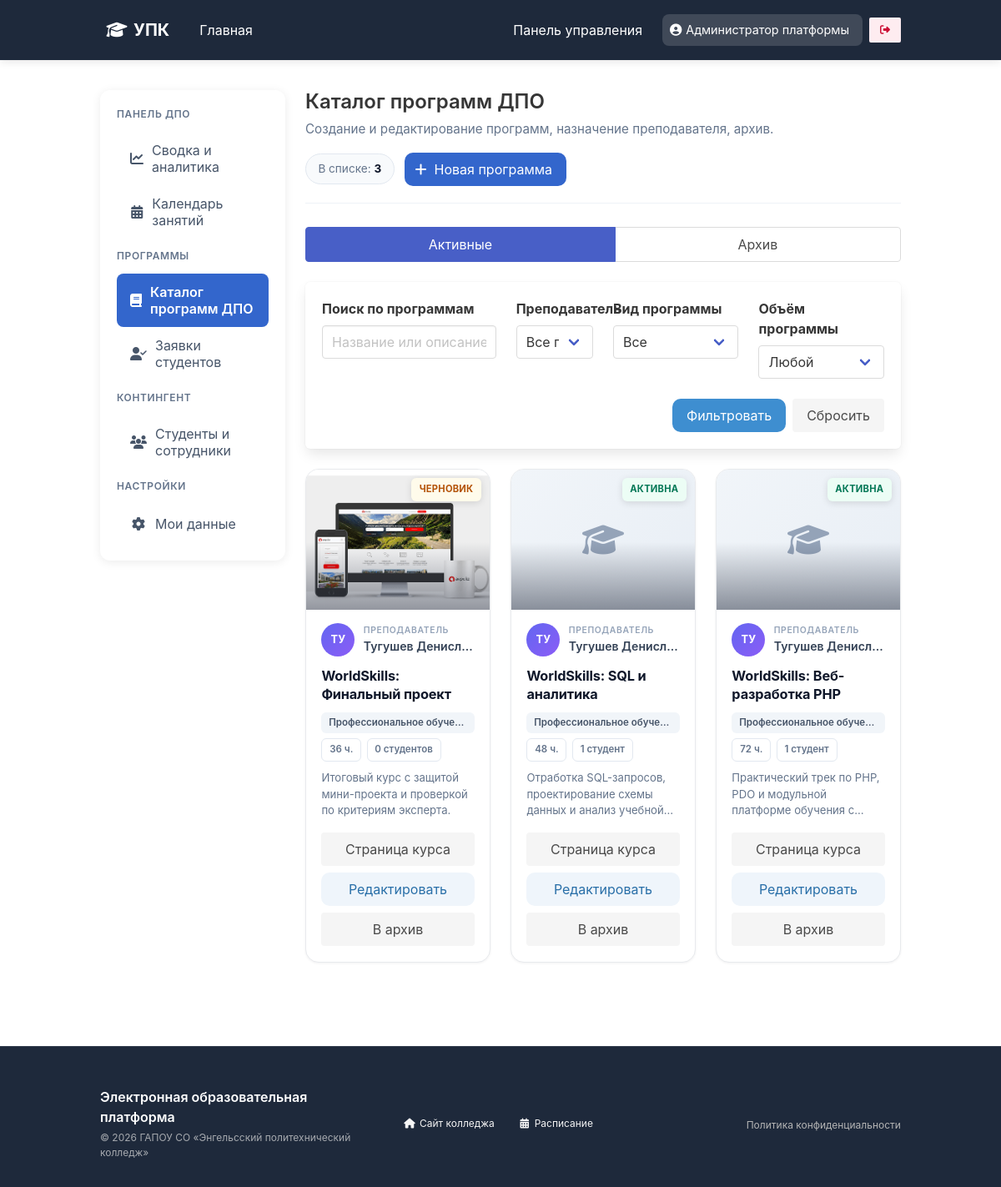
/pages/admin/manage_courses.php (signed in), run on the app's committed database.
### tables this page shows
CREATE TABLE `courses` (
  `id` int NOT NULL,
  `name` varchar(255) NOT NULL,
  `teacher_id` int DEFAULT NULL,
  `description` text,
  `image_path` varchar(255) DEFAULT NULL,
  `status` enum('Активный','Архив','Черновик') NOT NULL DEFAULT 'Черновик',
  `category` varchar(100) DEFAULT 'Профессиональное обучение',
  `duration_hours` int DEFAULT '72',
  `price` decimal(10,2) DEFAULT '0.00',
  `project_name` varchar(120) DEFAULT NULL,
  `learning_format` varchar(120) DEFAULT NULL,
  `training_type` varchar(120) DEFAULT NULL
);

CREATE TABLE `users` (
  `id` int NOT NULL,
  `login` varchar(50) NOT NULL,
  `password_hash` varchar(255) NOT NULL,
  `role` enum('student','teacher','admin') NOT NULL DEFAULT 'student',
  `full_name` varchar(100) NOT NULL,
  `group_name` varchar(20) DEFAULT NULL,
  `group_id` int DEFAULT NULL,
  `remember_token` varchar(255) DEFAULT NULL
);

### pages/admin/manage_courses.php (the view, shortened to what this page needs)
<?php
require_once '../../db/db.php';
if (!function_exists('dpo_catalog_initials')) {
    function dpo_catalog_initials(string $name): string
    {
        $name = trim($name);
        $parts = preg_split('/\s+/u', $name, -1, PREG_SPLIT_NO_EMPTY);
        if ($parts !== false && count($parts) >= 2) {
            $a = mb_substr($parts[0], 0, 1, 'UTF-8');
            $b = mb_substr($parts[count($parts) - 1], 0, 1, 'UTF-8');
            return mb_strtoupper($a . $b, 'UTF-8');
        }
        return mb_strtoupper(mb_substr($name, 0, min(2, mb_strlen($name, 'UTF-8')), 'UTF-8'), 'UTF-8');
    }
}
$view = $_GET['view'] ?? 'active';
$q = trim($_GET['q'] ?? '');
$sql = "SELECT c.*, u.full_name as teacher_name,
               (
                   SELECT COUNT(*)
                   FROM course_subscriptions cs
                   WHERE cs.course_id = c.id AND cs.status IN ('active', 'completed')
               ) as students_count
        FROM courses c
        LEFT JOIN users u ON c.teacher_id = u.id
        WHERE " . ($view === 'archived' ? "c.status = 'Архив'" : "c.status != 'Архив'");
$params = [];
$sql .= " ORDER BY c.id DESC";
$stmt = $db->prepare($sql);
$stmt->execute($params);
$courses = $stmt->fetchAll();
include '../../includes/header.php';
?>
<section class="section dpo-catalog dpo-catalog--admin">
    <div class="container">
        <div class="columns">
            <div class="column is-3">
                <?php include 'sidebar.php'; ?>
            </div>
            <div class="column">
                <header class="dpo-catalog-head dpo-catalog-head--admin">
                    <div class="dpo-catalog-head-text">
                        <h1 class="title is-4 mb-2">Каталог программ ДПО</h1>
                        <p class="dpo-catalog-lead">Создание и редактирование программ, назначение преподавателя, архив.</p>
                    </div>
                    <div class="dpo-catalog-head-actions">
                        <span class="dpo-catalog-count">В списке: <strong><?= count($courses) ?></strong></span>
                        <button type="button" onclick="openModal()" class="button is-link">
                            <span class="icon"><i class="fas fa-plus"></i></span>
                            <span>Новая программа</span>
                        </button>
                    </div>
                </header>
                <div class="tabs is-toggle is-fullwidth mb-5">
                    <ul>
                        <li class="<?= $view !== 'archived' ? 'is-active' : '' ?>"><a href="?view=active">Активные</a></li>
                        <li class="<?= $view === 'archived' ? 'is-active' : '' ?>"><a href="?view=archived">Архив</a></li>
                    </ul>
                </div>
                <form method="GET" class="box mb-5">
                    <div class="columns is-multiline">
                        <div class="column is-4">
                            <label class="label">Поиск по программам</label>
                            <input class="input" type="text" name="q" value="<?= htmlspecialchars($q) ?>" placeholder="Название или описание">
                        </div>
                        <div class="column is-2">
                            <label class="label">Преподаватель</label>
                            <div class="select is-fullwidth">
                                <select name="teacher_id">
                                    <option value="">Все преподаватели</option>
                                </select>
                            </div>
                        </div>
                        <div class="column is-3">
                            <label class="label">Вид программы</label>
                            <div class="select is-fullwidth">
                                <select name="category">
                                    <option value="">Все</option>
                                </select>
                            </div>
                        </div>
                        <div class="column is-3">
                            <label class="label">Объём программы</label>
                            <div class="select is-fullwidth">
                                <select name="duration">
                                    <option value="">Любой</option>
                                </select>
                            </div>
                        </div>
                        <div class="column is-12">
                            <div class="buttons is-justify-content-flex-end">
                                <button type="submit" class="button is-info">Фильтровать</button>
                                <a href="?view=<?= htmlspecialchars($view) ?>" class="button is-light">Сбросить</a>
                            </div>
                        </div>
                    </div>
                </form>
                <div class="columns is-multiline dpo-catalog-grid">
                    <?php foreach ($courses as $c): ?>
                    <?php
                        $teacherLabel = $c['teacher_name'] ?: 'Не назначен';
                        $initials = dpo_catalog_initials($teacherLabel === 'Не назначен' ? '?' : $teacherLabel);
                        $category = $c['category'] ?: 'Вид не указан';
                        $hours = (int)($c['duration_hours'] ?? 0);
                        $studentsN = (int)($c['students_count'] ?? 0);
                        $descPlain = trim(preg_replace('/\s+/u', ' ', strip_tags((string)($c['description'] ?? ''))));
                        if ($descPlain === '') {
                            $descHtml = '<span class="has-text-grey">Нет описания.</span>';
                        } else {
                            $descHtml = htmlspecialchars(mb_strimwidth($descPlain, 0, 150, '…', 'UTF-8'), ENT_QUOTES, 'UTF-8');
                        }
                        $st = (string)($c['status'] ?? '');
                        if ($st === 'Активный') {
                            $statusClass = 'dpo-admin-status--on';
                            $statusShort = 'Активна';
                        } elseif ($st === 'Черновик') {
                            $statusClass = 'dpo-admin-status--draft';
                            $statusShort = 'Черновик';
                        } elseif ($st === 'Архив') {
                            $statusClass = 'dpo-admin-status--arch';
                            $statusShort = 'В архиве';
                        } else {
                            $statusClass = 'dpo-admin-status--draft';
                            $statusShort = $st !== '' ? htmlspecialchars($st, ENT_QUOTES, 'UTF-8') : '—';
                        }
                    ?>
                    <div class="column is-12-mobile is-6-tablet is-4-desktop is-3-widescreen">
                        <article class="dpo-card">
                            <div class="dpo-card-media">
                                <?php if (!empty($c['image_path'])): ?>
                                    <img src="<?= htmlspecialchars($c['image_path']) ?>" alt="" loading="lazy">
                                <?php else: ?>
                                    <div class="dpo-card-media-placeholder">
                                        <i class="fas fa-graduation-cap"></i>
                                    </div>
                                <?php endif; ?>
                                <span class="dpo-card-status <?= $statusClass ?>"><?= $statusShort ?></span>
                            </div>
                            <div class="dpo-card-body">
                                <div class="dpo-card-author dpo-card-author--static">
                                    <span class="dpo-card-avatar" aria-hidden="true"><?= htmlspecialchars($initials) ?></span>
                                    <span class="dpo-card-author-text">
                                        <span class="dpo-card-author-label">Преподаватель</span>
                                        <span class="dpo-card-author-name"><?= htmlspecialchars($teacherLabel) ?></span>
                                    </span>
                                </div>
                                <h2 class="dpo-card-title"><span><?= htmlspecialchars($c['name']) ?></span></h2>
                                <div class="dpo-card-chips">
                                    <span class="dpo-chip"><?= htmlspecialchars($category) ?></span>
                                    <span class="dpo-chip dpo-chip-muted"><?= $hours ?> ч.</span>
                                    <span class="dpo-chip dpo-chip-muted"><?= $studentsN ?> <?= $studentsN === 1 ? 'студент' : ($studentsN > 1 && $studentsN < 5 ? 'студента' : 'студентов') ?></span>
                                </div>
                                <p class="dpo-card-desc"><?= $descHtml ?></p>
                                    <div class="dpo-card-actions dpo-card-actions--admin">
                                        <a href="../student/course_details.php?id=<?= (int)$c['id'] ?>" class="button is-light is-fullwidth">Страница курса</a>
                                        <button type="button" onclick='editCourse(<?= json_encode($c, JSON_HEX_TAG | JSON_HEX_APOS | JSON_HEX_AMP | JSON_UNESCAPED_UNICODE) ?>)' class="button is-info is-light is-fullwidth">Редактировать</button>
                                    <button type="button" onclick="<?= $c['status'] === 'Архив' ? 'restoreCourse(' . (int)$c['id'] . ')' : 'archiveCourse(' . (int)$c['id'] . ')' ?>" class="button <?= $c['status'] === 'Архив' ? 'is-success' : 'is-light' ?> is-fullwidth">
                                        <?= $c['status'] === 'Архив' ? 'Восстановить' : 'В архив' ?>
                                    </button>
                                </div>
                            </div>
                        </article>
                    </div>
                    <?php endforeach; ?>
                </div>
            </div>
        </div>
    </div>
</section>
<?php include '../../includes/footer.php'; ?>

### css/style.css (style rules this page uses)
:root { --primary-dark:#0D1F3C; --primary-blue:#3366CC; --light-gray:#F7F7F7; --border-gray:#E0E0E0; }
html, body { height: 100%; margin: 0; padding: 0; overflow-x: hidden; }
body { display: flex; flex-direction: column; min-height: 100vh; }
.button.is-link { background:var(--primary-blue); }
.button.is-link, .button.is-success, .button.is-warning, .button.is-danger, .button.is-info { border-radius: 10px; }
.dpo-catalog-head { display: flex; flex-wrap: wrap; align-items: flex-end; justify-content: space-between; gap: 1rem 1.5rem; margin-bottom: 1.75rem; padding-bottom: 1.25rem; border-bottom: 1px solid #eef2f7; }
.dpo-catalog-lead { max-width: 42rem; color: #64748b; font-size: 0.95rem; line-height: 1.55; margin: 0; }
.dpo-catalog-count { display: inline-block; font-size: 0.85rem; color: #64748b; padding: 0.45rem 0.9rem; background: #f8fafc; border: 1px solid #e2e8f0; border-radius: 999px; }
.dpo-catalog-count strong { color: #0f172a; }
.dpo-card { height: 100%; display: flex; flex-direction: column; background: #fff; border: 1px solid #e8eaed; border-radius: 16px; overflow: hidden; box-shadow: 0 1px 3px rgba(15, 23, 42, 0.06); transition: box-shadow 0.22s ease, transform 0.22s ease, border-color 0.22s ease; }
.dpo-card-media { position: relative; display: block; height: 168px; overflow: hidden; background: linear-gradient(135deg, #f1f5f9 0%, #e8eef5 100%); }
.dpo-card-media::after { content: ""; position: absolute; left: 0; right: 0; bottom: 0; height: 48%; background: linear-gradient(to top, rgba(15, 23, 42, 0.45), transparent); pointer-events: none; }
.dpo-card-media img { width: 100%; height: 100%; object-fit: cover; display: block; }
.dpo-card-media-placeholder { width: 100%; height: 100%; display: flex; align-items: center; justify-content: center; color: #94a3b8; font-size: 2.5rem; }
.dpo-card-status { position: absolute; top: 10px; right: 10px; z-index: 2; font-size: 0.7rem; font-weight: 700; letter-spacing: 0.02em; text-transform: uppercase; padding: 0.35rem 0.6rem; border-radius: 6px; box-shadow: 0 2px 8px rgba(0, 0, 0, 0.12); background: #fff; color: #334155; }
.dpo-card-body { flex: 1; display: flex; flex-direction: column; padding: 1rem 1.15rem 1.15rem; gap: 0.65rem; }
.dpo-card-author { display: flex; align-items: center; gap: 0.65rem; text-decoration: none; color: inherit; min-width: 0; }
.dpo-card-avatar { flex-shrink: 0; width: 40px; height: 40px; border-radius: 50%; background: linear-gradient(135deg, #6366f1, #8b5cf6); color: #fff; font-size: 0.8rem; font-weight: 700; display: flex; align-items: center; justify-content: center; letter-spacing: 0.02em; }
.dpo-card-author-text { display: flex; flex-direction: column; min-width: 0; }
.dpo-card-author-label { font-size: 0.65rem; text-transform: uppercase; letter-spacing: 0.06em; color: #94a3b8; font-weight: 600; }
.dpo-card-author-name { font-size: 0.88rem; font-weight: 600; color: #334155; white-space: nowrap; overflow: hidden; text-overflow: ellipsis; transition: color 0.15s ease; }
.dpo-card-title { font-size: 1.02rem; font-weight: 700; line-height: 1.35; margin: 0.15rem 0 0; letter-spacing: -0.01em; }
.dpo-catalog--admin .dpo-card-title span { color: #0f172a; }
.dpo-card-author--static { cursor: default; text-decoration: none; }
.dpo-catalog-head--admin { align-items: flex-start; }
.dpo-catalog-head-actions { display: flex; flex-wrap: wrap; align-items: center; gap: 0.75rem; }
.dpo-card-status.dpo-admin-status--on { background: #ecfdf5; color: #047857; }
.dpo-card-status.dpo-admin-status--draft { background: #fffbeb; color: #b45309; }
.dpo-card-actions--admin { flex-direction: column; flex-wrap: nowrap; }
.dpo-card-actions--admin .button { flex: none; width: 100%; min-width: 0; }
.dpo-card-chips { display: flex; flex-wrap: wrap; gap: 0.4rem; }
.dpo-chip { font-size: 0.72rem; font-weight: 600; padding: 0.25rem 0.55rem; border-radius: 6px; background: #f1f5f9; color: #475569; max-width: 100%; overflow: hidden; text-overflow: ellipsis; white-space: nowrap; }
.dpo-chip-muted { background: #fff; border: 1px solid #e2e8f0; color: #64748b; }
.dpo-card-desc { font-size: 0.82rem; line-height: 1.5; color: #64748b; margin: 0; flex: 1; display: -webkit-box; -webkit-line-clamp: 3; -webkit-box-orient: vertical; overflow: hidden; min-height: 3.6em; }
.dpo-card-actions { display: flex; flex-direction: column; gap: 0.5rem; margin-top: auto; padding-top: 0.35rem; }

### includes/header.php (style rules this page uses)
:root { --primary-blue: #3366cc; --primary-dark: #1e293b; }

### data on the page
courses: image_path (picture), status "ЧЕРНОВИК", users.full_name "ТУ", users.full_name "Тугушев Денисл…", name "WorldSkills: Финальный проект", category "Профессиональное обуче…", duration_hours "36", studentsN "0", shows "студентов", description "Итоговый курс с защитой мини-проекта и проверкой по критериям эксперта.", shows "В архив"
courses: status "АКТИВНА", users.full_name "ТУ", users.full_name "Тугушев Денисл…", name "WorldSkills: SQL и аналитика", category "Профессиональное обуче…", duration_hours "48", studentsN "1", shows "студент", description "Отработка SQL-запросов, проектирование схемы данных и анализ…", shows "В архив"
courses: status "АКТИВНА", users.full_name "ТУ", users.full_name "Тугушев Денисл…", name "WorldSkills: Веб-разработка PHP", category "Профессиональное обуче…", duration_hours "72", studentsN "1", shows "студент", description "Практический трек по PHP, PDO и модульной платформе обучения…", shows "В архив"

### other printed values
$_SESSION['full_name'] "Администратор платформы"
count($courses) "3"
